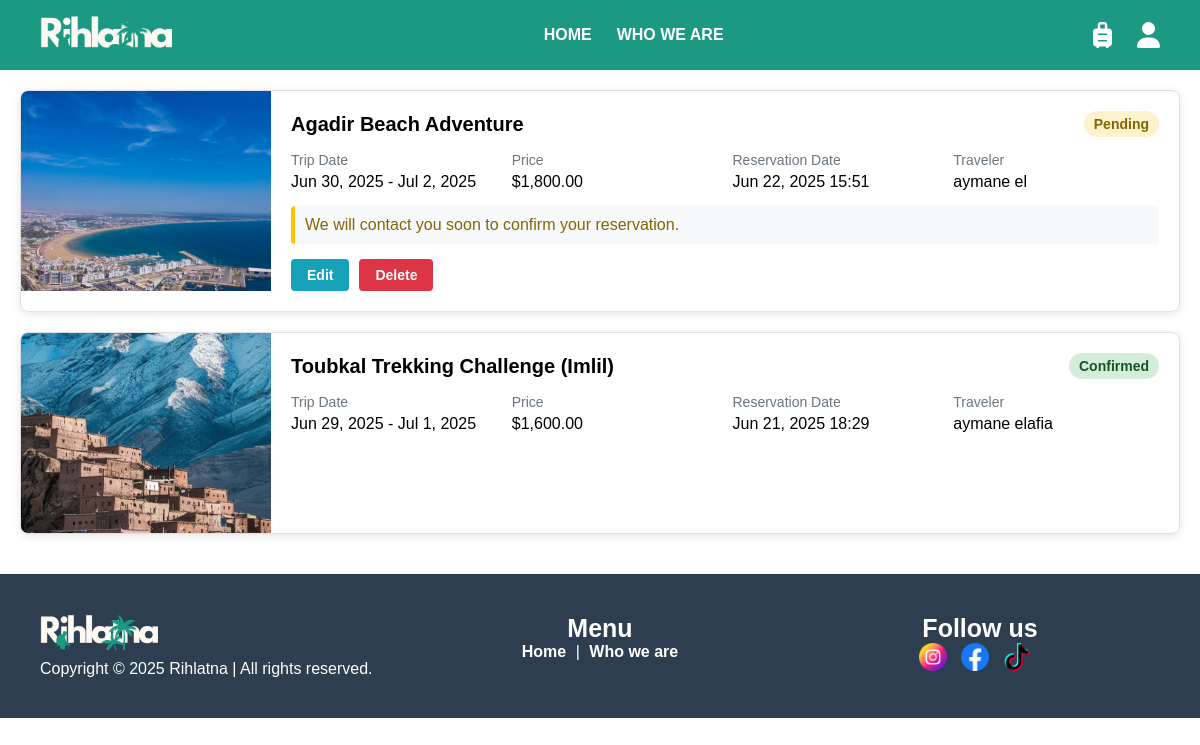
Page /pages/reservations.php (signed in) on the earlier database version.
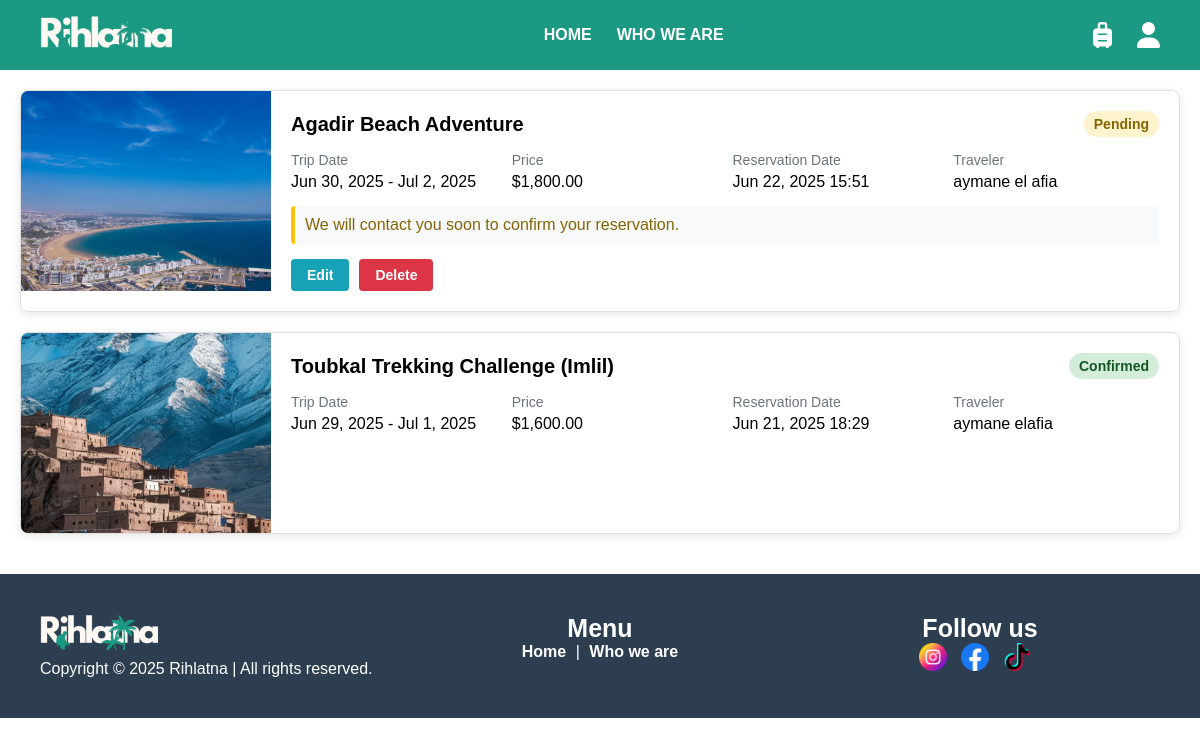
Same page on the later database version.
### tables this page shows
CREATE TABLE `reservations` (
  `reservation_id` int(11) NOT NULL,
  `gender` enum('male','female') NOT NULL,
  `first_name` varchar(100) NOT NULL,
  `last_name` varchar(100) NOT NULL,
  `birthday` date NOT NULL,
  `cin` varchar(20) NOT NULL,
  `city` varchar(100) NOT NULL,
  `phone` varchar(20) NOT NULL,
  `email` varchar(150) NOT NULL,
  `first_experience` tinyint(1) NOT NULL,
  `user_id` int(11) NOT NULL,
  `trip_id` int(11) NOT NULL,
  `status` enum('pending','confirmed','cancelled') DEFAULT 'pending',
  `reservation_date` timestamp NOT NULL DEFAULT current_timestamp()
);

CREATE TABLE `trips` (
  `trip_id` int(11) NOT NULL,
  `title` varchar(100) NOT NULL,
  `price` decimal(10,2) NOT NULL,
  `start_date` date NOT NULL,
  `end_date` date NOT NULL,
  `hiking_level` enum('beginner','advanced') NOT NULL,
  `location` varchar(250) NOT NULL,
  `image_url` varchar(500) NOT NULL,
  `trip_category_id` int(11) NOT NULL
);

### pages/reservations.php (the view, shortened to what this page needs)
<?php
require_once '../includes/pdo.php';
$stmt = $pdo->prepare("SELECT r.*, t.title as trip_title, t.start_date, t.end_date, t.price, t.image_url
                      FROM reservations r
                      JOIN trips t ON r.trip_id = t.trip_id
                      WHERE r.user_id = ?
                      ORDER BY r.reservation_date DESC");
$stmt->execute([$_SESSION['user_id']]);
$reservations = $stmt->fetchAll();
?>
<?php
include '../includes/header.php';
?>
<div class="container">
    <?php if (empty($reservations)): ?>
        <div class="empty-state">
            <p>You don't have any reservations yet.</p>
            <a href="home.php" class="btn-browse">Browse Available Trips</a>
        </div>
    <?php else: ?>
        <?php foreach ($reservations as $reservation): ?>
            <div class="reservation-card">
                <img src="../uploads<?= htmlspecialchars($reservation['image_url']) ?>" alt="<?= htmlspecialchars($reservation['trip_title']) ?>" class="trip-image">
                <div class="reservation-content">
                    <div class="reservation-header">
                        <h3 class="trip-title"><?= htmlspecialchars($reservation['trip_title']) ?></h3>
                        <span class="reservation-status status-<?= $reservation['status'] ?>">
                            <?= ucfirst($reservation['status']) ?>
                        </span>
                    </div>
                    <div class="reservation-details">
                        <div class="detail-group">
                            <label>Trip Date</label>
                            <p><?= date('M j, Y', strtotime($reservation['start_date'])) ?> - <?= date('M j, Y', strtotime($reservation['end_date'])) ?></p>
                        </div>
                        <div class="detail-group">
                            <label>Price</label>
                            <p>$<?= number_format($reservation['price'], 2) ?></p>
                        </div>
                        <div class="detail-group">
                            <label>Reservation Date</label>
                            <p><?= date('M j, Y H:i', strtotime($reservation['reservation_date'])) ?></p>
                        </div>
                        <div class="detail-group">
                            <label>Traveler</label>
                            <p><?= htmlspecialchars($reservation['first_name'] . ' ' . $reservation['last_name']) ?></p>
                        </div>
                    </div>
                    <?php if ($reservation['status'] === 'pending'): ?>
                        <div class="pending-notice">
                            <p>We will contact you soon to confirm your reservation.</p>
                        </div>
                        <div class="reservation-actions">
                            <a href="edit_reservation.php?id=<?= $reservation['reservation_id'] ?>" class="btn btn-edit">Edit</a>
                            <a href="reservations.php?delete_id=<?= $reservation['reservation_id'] ?>"
                               class="btn btn-delete"
                               onclick="return confirm('Are you sure you want to delete this reservation?')">Delete</a>
                        </div>
                    <?php endif; ?>
                </div>
            </div>
        <?php endforeach; ?>
    <?php endif; ?>
</div>
<?php include '../includes/footer.php'; ?>

Differences in the rows shown:
changed reservations "Pending": first_name+last_name "aymane el" → "aymane el afia"
